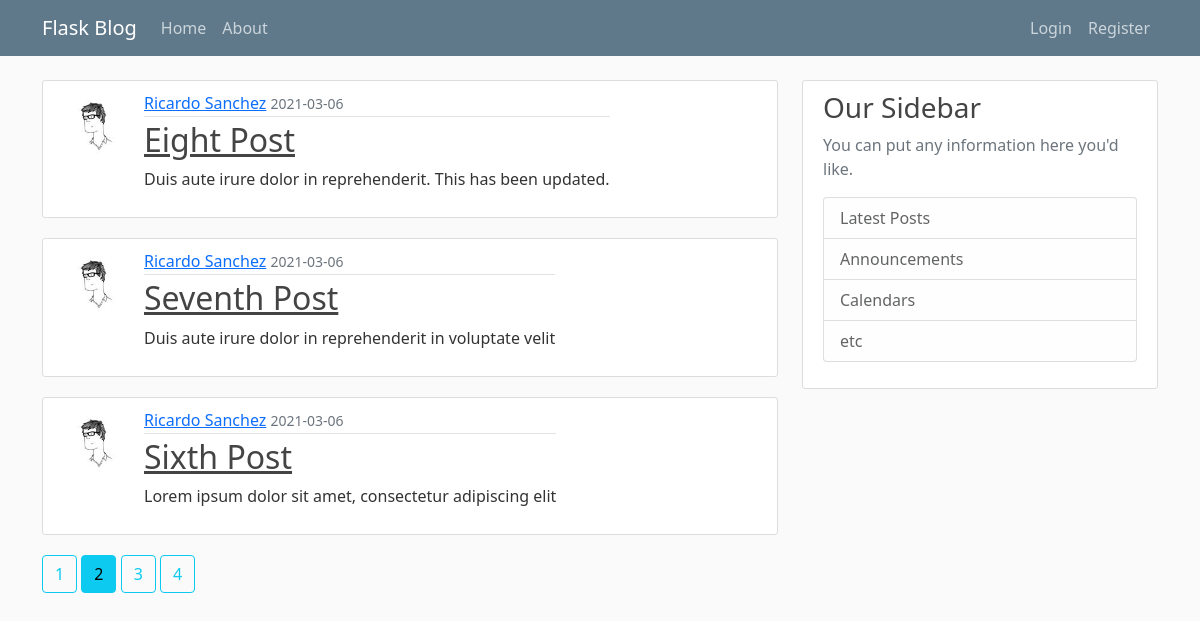
The page /home?page=2 on the database its author committed.
### flaskblog/models.py (models this page shows, shortened)
class Post(db.Model):
    id = db.Column(db.Integer, primary_key=True)
    title = db.Column(db.String(100), nullable=False)
    date_posted = db.Column(db.DateTime, nullable=False, default=datetime.utcnow)
    content = db.Column(db.Text, nullable=False)
    user_id = db.Column(db.Integer, db.ForeignKey("user.id"), nullable=False)

class User(db.Model, UserMixin):
    id = db.Column(db.Integer, primary_key=True)
    username = db.Column(db.String(20), unique=True, nullable=False)
    email = db.Column(db.String(120), unique=True, nullable=False)
    image_file = db.Column(db.String(20), nullable=False, default="default.jpg")
    password = db.Column(db.String(60), nullable=False)
    posts = db.relationship("Post", backref="author", lazy=True)

### flaskblog/main/routes.py (the view)
@main.route("/")
@main.route("/home")
def home():
    page = request.args.get("page", 1, type=int)
    posts = Post.query.order_by(Post.date_posted.desc()).paginate(page=page, per_page=3)
    return render_template("home.html", posts=posts)

### flaskblog/templates/home.html
{% extends 'layout.html' %}
{% block content %}
    {% for post in posts.items %}
    <article class="media content-section d-flex">
        <img src="{{ url_for('static', filename='profile_pics/'+post.author.image_file) }}" alt="Authos Thumbnail Image" class="rounded-circle article-img">
        <div class="media-body">
            <div class="article-metadata">
            <a class="mr-2" href="{{ url_for('users.user_posts', username=post.author.username) }}">{{ post.author.username }}</a>
            <small class="text-muted">{{ post.date_posted.strftime('%Y-%m-%d') }}</small>
            </div>
            <h2><a class="article-title" href="{{ url_for('posts.post', post_id=post.id) }}">{{ post.title }}</a></h2>
            <p class="article-content">{{ post.content }}</p>
        </div>
    </article>
    {% endfor %}
    {% for page_num in posts.iter_pages(left_edge=1, right_edge=1, left_current=1, right_current=2) %}
        {% if page_num %}
            {% if posts.page == page_num %}
                <a class="btn btn-info mb-4" href="{{ url_for('main.home', page=page_num) }}">{{ page_num }}</a>
            {% else %}
                <a class="btn btn-outline-info mb-4" href="{{ url_for('main.home', page=page_num) }}">{{ page_num }}</a>
            {% endif %}
        {% else %}
            ...
        {% endif %}
    {% endfor %}
{% endblock content %}

### flaskblog/static/main.css (style rules this page uses)
body { background: #fafafa; color: #333333; margin-top: 5rem; }
h1, h2, h3, h4, h5, h6 { color: #444444; }
.content-section { background: #ffffff; padding: 10px 20px; border: 1px solid #dddddd; border-radius: 3px; margin-bottom: 20px; }
.article-title { color: #444444; }
.article-content { white-space: pre-line; }
.article-img { height: 65px; width: 65px; margin-right: 16px; }
.article-metadata { padding-bottom: 1px; margin-bottom: 4px; border-bottom: 1px solid #e3e3e3 }

### rows shown on the page
Post: image_file (picture), author.username "Ricardo Sanchez", date_posted "2021-03-06", title "Eight Post", content "Duis aute irure dolor in reprehenderit. This has been updated."
Post: image_file (picture), author.username "Ricardo Sanchez", date_posted "2021-03-06", title "Seventh Post", content "Duis aute irure dolor in reprehenderit in voluptate velit"
Post: image_file (picture), author.username "Ricardo Sanchez", date_posted "2021-03-06", title "Sixth Post", content "Lorem ipsum dolor sit amet, consectetur adipiscing elit"

### other values the page prints
{{ page_num }} "1" "3" "4"
{{ page_num }} "2"
